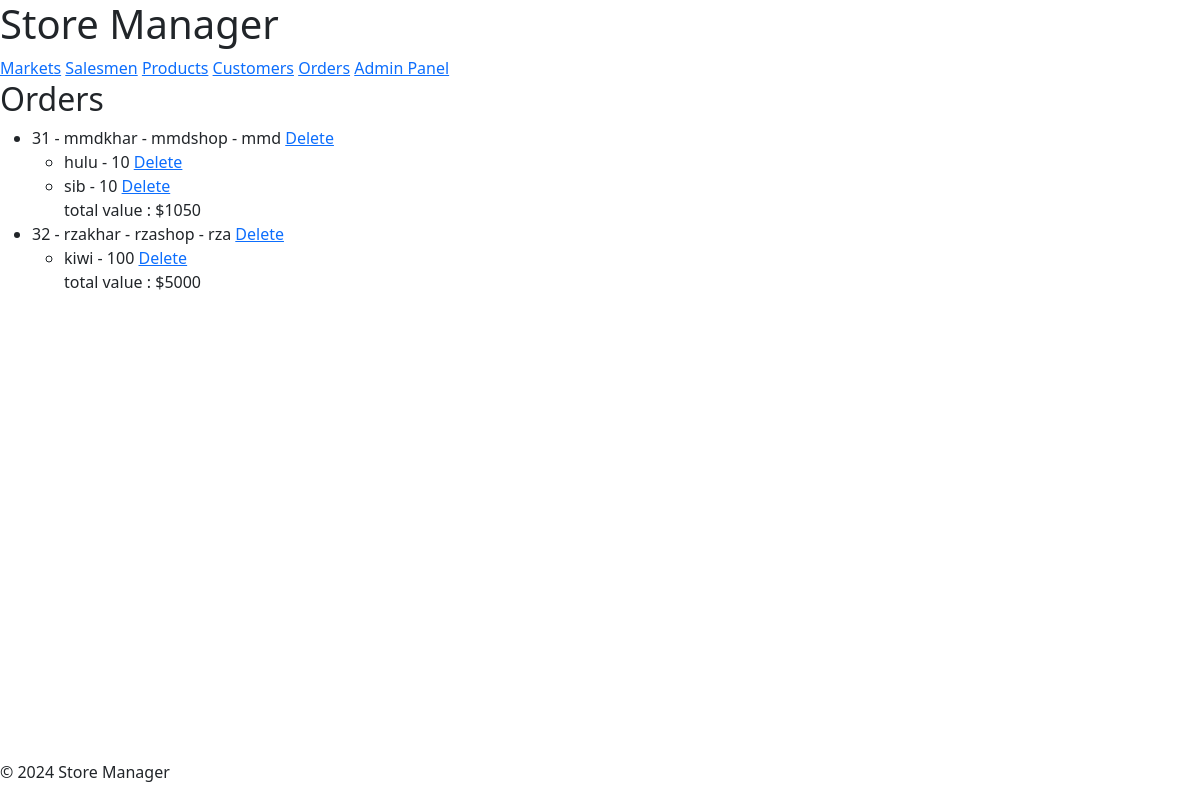
Screenshot of /orders/ (signed in) with the database file from the repository.
### storeManager/models.py (models this page shows, shortened)
class Order(models.Model):
    order_id = models.AutoField(primary_key=True)
    customer = models.ForeignKey(Customer, on_delete=models.CASCADE)
    order_date = models.DateField(auto_created=True, auto_now=True)
    market = models.ForeignKey(Market, on_delete=models.CASCADE, null=True, blank=True)
    salesman = models.ForeignKey(Salesman, on_delete=models.CASCADE, null=True, blank=True)
    total_value = models.IntegerField(default=0)

class Customer(models.Model):
    customer_id = models.AutoField(primary_key=True)
    customer_name = models.CharField(max_length=255)
    email = models.EmailField(null=True, blank=True)
    market = models.ForeignKey(Market, on_delete=models.CASCADE, null=True, blank=True)
    def __str__(self):
        return self.customer_name

class Market(models.Model):
    market_id = models.AutoField(primary_key=True)
    market_name = models.CharField(max_length=255)
    location = models.CharField(max_length=255)
    def __str__(self):
        return self.market_name

class Salesman(models.Model):
    salesman_id = models.AutoField(primary_key=True)
    salesman_name = models.CharField(max_length=255)
    market = models.ForeignKey(Market, on_delete=models.CASCADE)
    def __str__(self):
        return self.salesman_name

class OrderItem(models.Model):
    item_id = models.AutoField(primary_key=True)
    order = models.ForeignKey(Order, on_delete=models.CASCADE)
    product = models.ForeignKey(Product, on_delete=models.CASCADE)
    quantity = models.IntegerField()
    stock_state = models.BooleanField(default=False)

class Product(models.Model):
    product_id = models.AutoField(primary_key=True)
    product_name = models.CharField(max_length=255)
    price = models.DecimalField(max_digits=10, decimal_places=2)
    stock = models.IntegerField()
    market = models.ForeignKey(Market, on_delete=models.CASCADE, null=True, blank=True)
    salesman = models.ForeignKey(Salesman, on_delete=models.CASCADE, null=True, blank=True)
    def __str__(self):
        return self.product_name

### storeManager/views.py (the view)
# urls.py: path('orders/', views.OrderListView.as_view(), name='order_list'),
class OrderListView(LoginRequiredMixin, ListView):
    model = Order
    template_name = 'order/order_list.html'
    context_object_name = 'orders'
    paginate_by = 10
    def get_queryset(self):
        query = self.request.GET.get('q')
        if query:
            return Order.objects.filter(customer__customer_name__icontains=query)
        return Order.objects.all()
    def get_context_data(self, **kwargs):
        context = super().get_context_data(**kwargs)
        orders = Order.objects.all()
        for order in orders:
            orderitems = OrderItem.objects.filter(order=order)
            for orderitem in orderitems:
                p = Product.objects.get(pk=orderitem.product.pk)
                order.total_value += (p.price * orderitem.quantity)
                order.save()
        context['additional_objects'] = OrderItem.objects.all()
        return context

### storeManager/templates/order/order_list.html
{% extends 'base.html' %}
{% block content %}
<h2>Orders</h2>
<ul>
    {% for order in object_list %}
    <li>
        {{ order.order_id }} - {{ order.customer }} - {{ order.market }} - {{order.salesman}}
        <a href="{% url 'order_delete' order.pk %}">Delete</a>
        <ul>
            {% for orderitem in additional_objects %}
            {% if orderitem.order == order %}
            <li>
                {{ orderitem.product }} - {{ orderitem.quantity }}
                <a href="{% url 'orderitem_delete' orderitem.pk %}">Delete</a>
            </li>
            {% endif %}
            {% empty %}
                <li>No order available</li>
            {% endfor %}
            <a>total value : ${{ order.total_value }}</a>
        </ul>
    </li>
    {% endfor %}
</ul>
{% endblock %}

### rows the page displays
Order: order_id "31", customer "mmdkhar", market "mmdshop", salesman "mmd", total_value "1050"
OrderItem: product "hulu", quantity "10"
OrderItem: product "sib", quantity "10"
Order: order_id "32", customer "rzakhar", market "rzashop", salesman "rza", total_value "5000"
OrderItem: product "kiwi", quantity "100"
